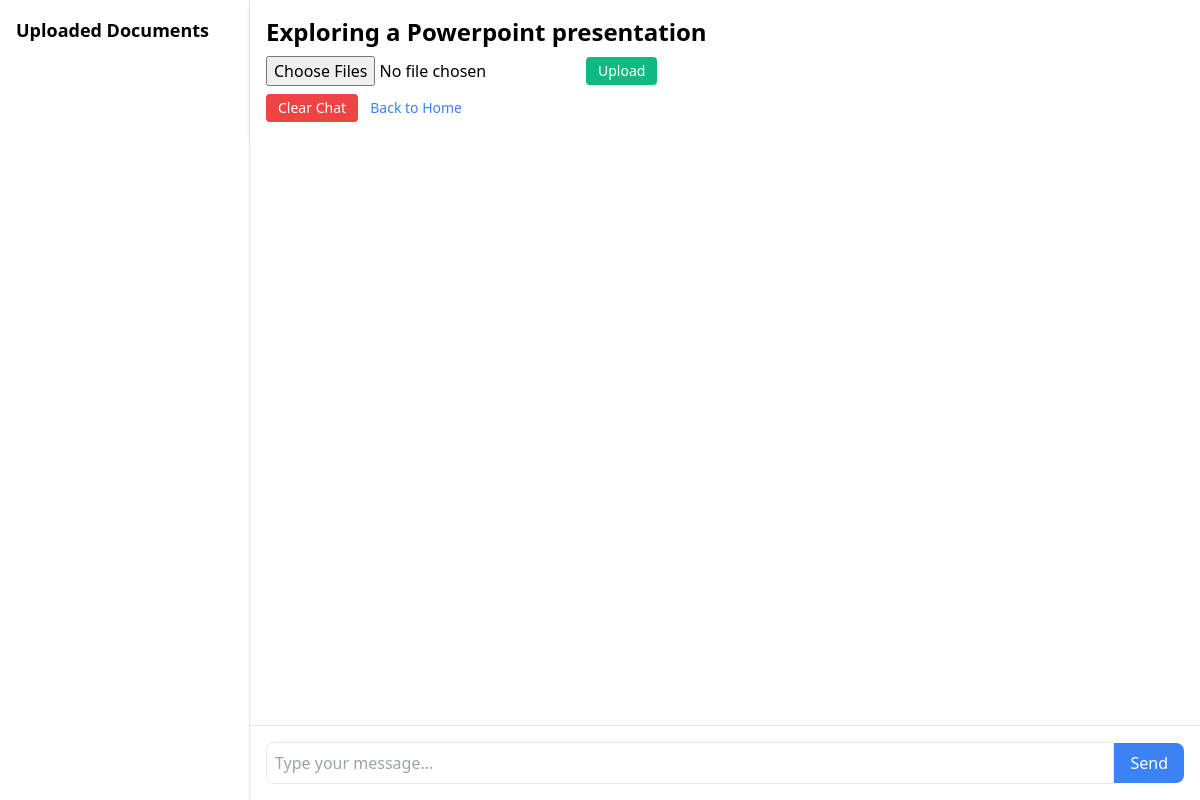
Before: /chat/1 (signed in) with the older database file.
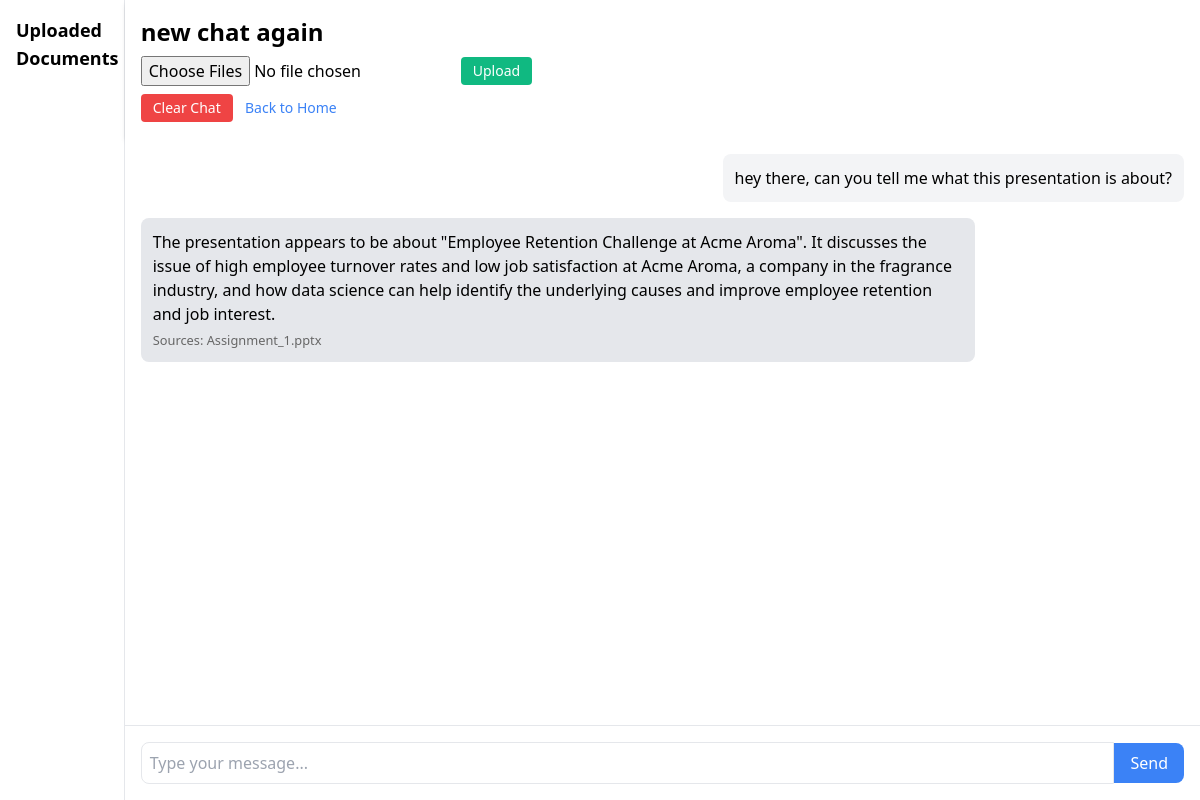
After: the same page with the newer database file.
### models.py (models this page shows)
class Chat(db.Model):
    id = db.Column(db.Integer, primary_key=True)
    title = db.Column(db.String(150), nullable=False)
    user_id = db.Column(db.Integer, db.ForeignKey('user.id'), nullable=False)
    messages = db.relationship('Message', backref='chat', lazy=True, cascade="all, delete-orphan")

class Message(db.Model):
    id = db.Column(db.Integer, primary_key=True)
    content = db.Column(db.Text, nullable=False)
    timestamp = db.Column(db.DateTime, default=datetime.utcnow)
    is_user = db.Column(db.Boolean, default=True)
    chat_id = db.Column(db.Integer, db.ForeignKey('chat.id'), nullable=False)
    citations = db.Column(db.Text)
    def get_citations(self):
        return json.loads(self.citations) if self.citations else []

### app.py (the view)
@app.route("/chat/<int:chat_id>")
@login_required
def chat(chat_id):
    chat = Chat.query.get_or_404(chat_id)
    messages = Message.query.filter_by(chat_id=chat.id).order_by(Message.timestamp).all()
    return render_template('chat.html', chat=chat, messages=messages)

### app.py (called while the page is built)
@login_manager.user_loader
def load_user(user_id):
    return User.query.get(int(user_id))

### templates/chat.html (shortened to what this page needs)
<!DOCTYPE html>
<html lang="en">
<head>
    <link href="https://cdn.jsdelivr.net/npm/tailwindcss@2.2.19/dist/tailwind.min.css" rel="stylesheet">
</head>
<body class="bg-gray-100">
    <div class="chat-layout">
        <div class="documents-pane bg-white p-4 border-r">
            <h2 class="text-lg font-bold mb-4">Uploaded Documents</h2>
        </div>
        <div class="main-chat-area">
            <div class="p-4 bg-white shadow-md">
                <h1 class="text-2xl font-bold mb-2">{{ chat.title }}</h1>
                <div class="mb-2">
                    <form action="{{ url_for('upload_documents', chat_id=chat.id) }}" method="post" enctype="multipart/form-data" class="flex items-center">
                        <input type="file" name="documents" multiple accept=".txt,.doc,.docx,.pdf,.xls,.xlsx,.ppt,.pptx" class="mr-2">
                        <button type="submit" class="bg-green-500 text-white px-3 py-1 rounded text-sm hover:bg-green-600">Upload</button>
                    </form>
                </div>
                <form action="{{ url_for('clear_chat', chat_id=chat.id) }}" method="post" onsubmit="return confirm('Are you sure you want to clear this chat? This will delete all messages and uploaded documents.');" class="inline-block">
                    <button type="submit" class="bg-red-500 text-white px-3 py-1 rounded text-sm hover:bg-red-600">Clear Chat</button>
                </form>
                <a href="{{ url_for('home') }}" class="text-blue-500 hover:underline text-sm ml-2">Back to Home</a>
            </div>
            <div class="chat-container bg-white" data-chat-id="{{ chat.id }}">
                {% for message in messages %}
                    <div class="flex {% if message.is_user %}justify-end{% else %}justify-start{% endif %} mb-4">
                        <div class="message {% if message.is_user %}user-message{% else %}bot-message{% endif %} rounded-lg p-3">
                            {% if message.is_user %}
                                {{ message.content }}
                            {% else %}
                                {{ message.content|safe }}
                            {% endif %}
                            {% if not message.is_user and message.get_citations() %}
                                <div class="citation">
                                    Sources:
                                    {% for citation in message.get_citations() %}
                                        {{ citation }}{% if not loop.last %}, {% endif %}
                                    {% endfor %}
                                </div>
                            {% endif %}
                        </div>
                    </div>
                {% endfor %}
            </div>
            <div class="p-4 bg-white border-t">
                <div class="flex items-center">
                    <textarea id="userInput" class="flex-grow border rounded-l-lg p-2 focus:outline-none focus:ring-2 focus:ring-blue-500" rows="1" placeholder="Type your message..."></textarea>
                    <button id="sendButton" class="bg-blue-500 text-white px-4 py-2 rounded-r-lg hover:bg-blue-600 focus:outline-none focus:ring-2 focus:ring-blue-500">Send</button>
                </div>
            </div>
        </div>
    </div>
</body>
</html>

### templates/chat.html (style rules this page uses)
body, html { height: 100%; margin: 0; }
.chat-layout { display: flex; height: 100vh; }
.documents-pane { width: 250px; overflow-y: auto; }
.main-chat-area { flex-grow: 1; display: flex; flex-direction: column; height: 100vh; }
.chat-container { flex-grow: 1; overflow-y: auto; padding: 1rem; }
.message { max-width: 80%; word-wrap: break-word; }
.user-message { background-color: #f3f4f6; }
.bot-message { background-color: #e5e7eb; }
#userInput { min-height: 40px; max-height: 120px; resize: none; overflow-y: auto; }
.citation { font-size: 0.8em; color: #666; margin-top: 5px; }

Changed rows visible on the page:
changed Chat: title "Exploring a Powerpoint presentation" → "new chat again"
added Message: content "hey there, can you tell me what this presentation is about?", is_user True (drawn)
added Message: content "The presentation appears to be about \"Employee Retention Challenge at Acme Aroma\". It discusses the issue of high employee turnover rates and low job satisfaction at Acme Aroma, a company in the fragrance industry, and how data science can help identify the underlying causes and improve employee retention and job interest.", get_citations "Assignment_1.pptx", is_user False (drawn)
